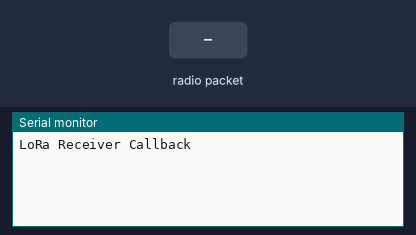
This sketch was run on a simulated Arduino Uno, built with avr-gcc and run on an emulated ATmega328P. Parts: the last lines printed to the serial monitor. Inputs (shaded band) come from the test bench. No radio packets arrive unless stated.

Above: at 1.2 s.
1.3 s: radio packet "100" arrives
At 2.4 s:
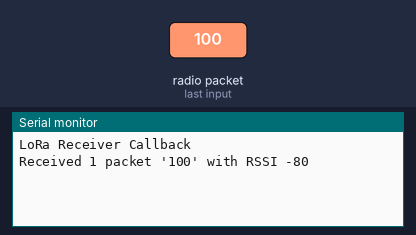
2.8 s: radio packet "5" arrives
At 3.5 s:
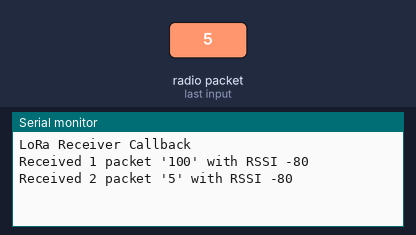

The sketch:

LoRaReceiverCallback.ino
```cpp
#include <SPI.h>
#include <LoRa.h>

#ifdef ARDUINO_SAMD_MKRWAN1300
#error "This example is not compatible with the Arduino MKR WAN 1300 board!"
#endif
byte counter = 0;
int total = 0;
void setup() {
  Serial.begin(115200);
  while (!Serial);

  Serial.println("LoRa Receiver Callback");

  if (!LoRa.begin(915E6)) {
    Serial.println("Starting LoRa failed!");
    while (1);
  }

  // Uncomment the next line to disable the default AGC and set LNA gain, values between 1 - 6 are supported
  // LoRa.setGain(6);

  // register the receive callback
  LoRa.onReceive(onReceive);

  // put the radio into receive mode
  LoRa.receive();
}

void loop() {
  // do nothing
}

void onReceive(int packetSize) {
  // received a packet
  counter++;
  if (counter == 100) {
    Serial.print(counter);
    Serial.println("/100");
    counter++;
  }
  if(counter>100) return;
  Serial.print("Received ");
  Serial.print(counter);
  Serial.print(" packet '");

  String temp;
  // read packet
  for (int i = 0; i < packetSize; i++) {
    temp += (char)LoRa.read();
  }
  Serial.print(temp);
  temp = temp.substring(3, temp.length());
  total = temp.toInt();

  if (total <= 1) {
    counter = 1;
  }

  // print RSSI of packet
  Serial.print("' with RSSI ");
  Serial.println(LoRa.packetRssi());
}
```

Measured:
- after the input at 1.3 s, the serial monitor: prints a new line at once (image 1)
- after the input at 2.8 s, the serial monitor: prints a new line at once (image 2)
